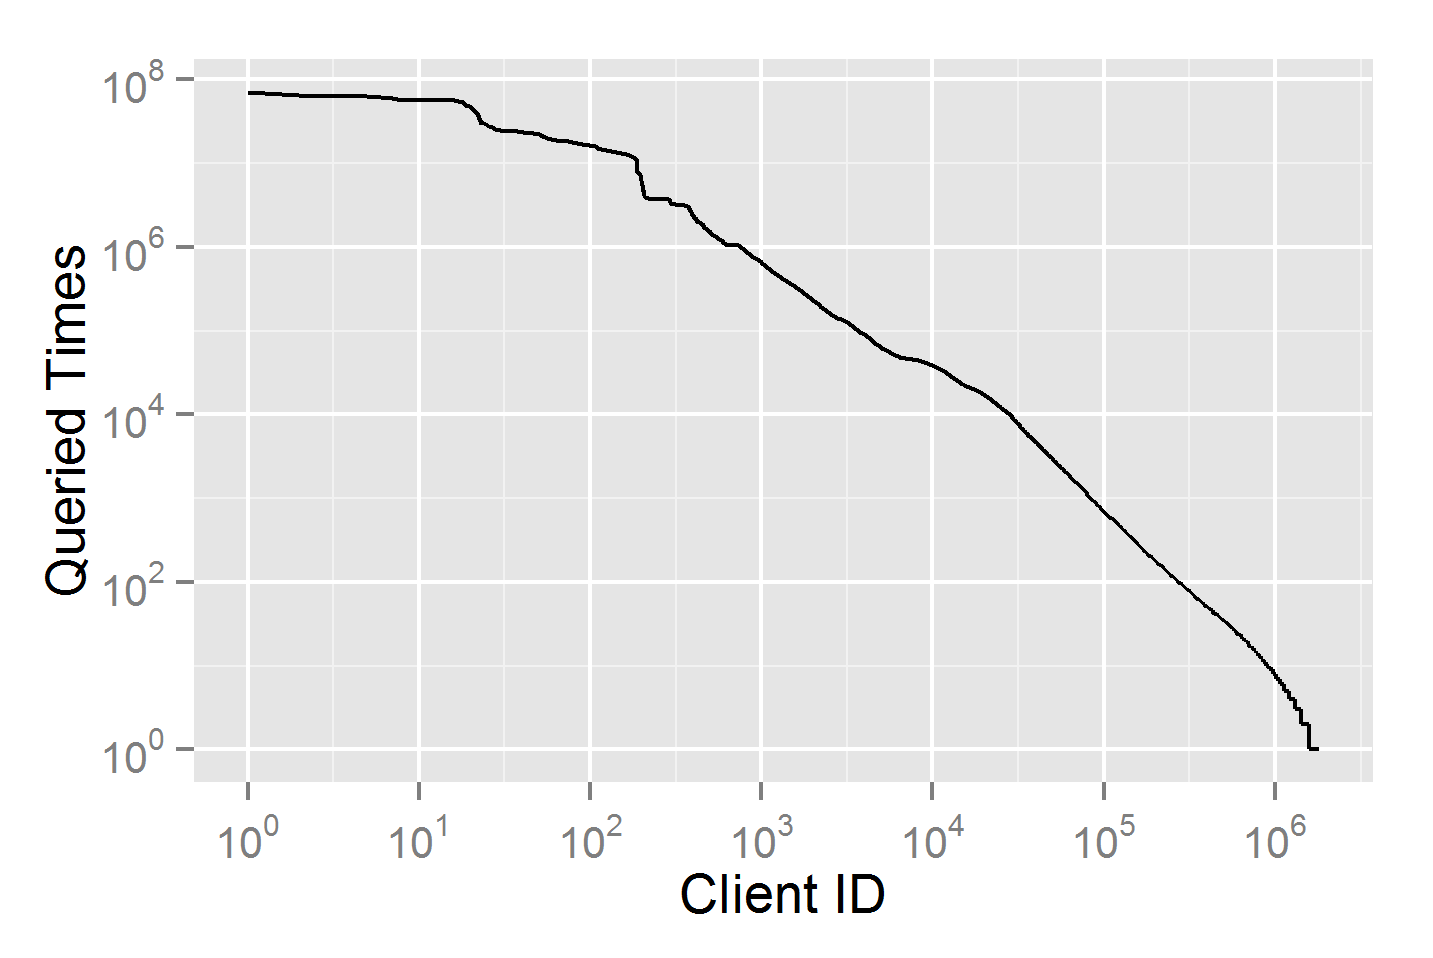

Recreate this plot in R.
library(ggplot2)
library(scales)
df = read.table('client_qrcnt_fig_3.id.rev') 
#df = read.table('test.rev') 

# theme(text = element_text(size=20), axis.text.x = element_text(angle=90, vjust=1)) 

sp10 <- ggplot(df, aes(V1, V2)) + geom_line() +
theme(text = element_text(size=13)) +
scale_y_log10(
              name = 'Queried Times',
              breaks = trans_breaks("log10", function(x) 10^x),
                 labels = trans_format("log10", math_format(10^.x))) +
scale_x_log10(
              name = 'Client ID', 
              breaks = trans_breaks("log10", function(x) 10^x),
                 labels = trans_format("log10", math_format(10^.x)))

print(sp10)

ggsave('fig3.png')
